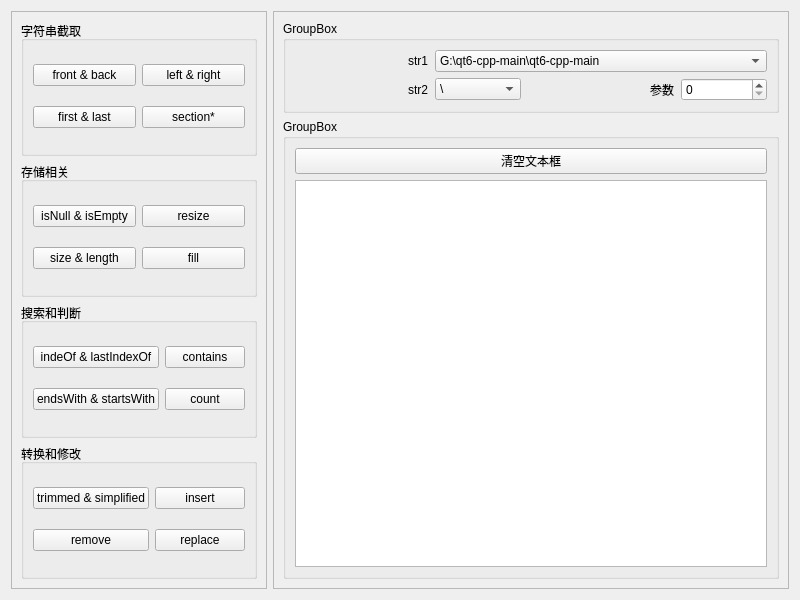
<?xml version="1.0" encoding="UTF-8"?>
<ui version="4.0">
 <class>Widget</class>
 <widget class="QWidget" name="Widget">
  <property name="geometry">
   <rect>
    <x>0</x>
    <y>0</y>
    <width>800</width>
    <height>600</height>
   </rect>
  </property>
  <property name="sizePolicy">
   <sizepolicy hsizetype="Preferred" vsizetype="Preferred">
    <horstretch>0</horstretch>
    <verstretch>0</verstretch>
   </sizepolicy>
  </property>
  <property name="windowTitle">
   <string>Widget</string>
  </property>
  <layout class="QHBoxLayout" name="horizontalLayout">
   <item>
    <widget class="QFrame" name="frame">
     <property name="sizePolicy">
      <sizepolicy hsizetype="Preferred" vsizetype="Preferred">
       <horstretch>0</horstretch>
       <verstretch>0</verstretch>
      </sizepolicy>
     </property>
     <property name="frameShape">
      <enum>QFrame::Shape::StyledPanel</enum>
     </property>
     <property name="frameShadow">
      <enum>QFrame::Shadow::Raised</enum>
     </property>
     <layout class="QVBoxLayout" name="verticalLayout">
      <item>
       <widget class="QGroupBox" name="groupBox">
        <property name="title">
         <string>字符串截取</string>
        </property>
        <layout class="QGridLayout" name="gridLayout">
         <item row="0" column="0">
          <widget class="QPushButton" name="pushButton_2">
           <property name="text">
            <string>front &amp;&amp; back</string>
           </property>
          </widget>
         </item>
         <item row="1" column="1">
          <widget class="QPushButton" name="pushButton_3">
           <property name="text">
            <string>section*</string>
           </property>
          </widget>
         </item>
         <item row="1" column="0">
          <widget class="QPushButton" name="pushButton_4">
           <property name="text">
            <string>first &amp;&amp; last</string>
           </property>
          </widget>
         </item>
         <item row="0" column="1">
          <widget class="QPushButton" name="pushButton">
           <property name="text">
            <string>left &amp;&amp; right</string>
           </property>
          </widget>
         </item>
        </layout>
       </widget>
      </item>
      <item>
       <widget class="QGroupBox" name="groupBox_2">
        <property name="title">
         <string>存储相关</string>
        </property>
        <layout class="QGridLayout" name="gridLayout_2">
         <item row="0" column="0">
          <widget class="QPushButton" name="pushButton_5">
           <property name="text">
            <string>isNull &amp;&amp; isEmpty</string>
           </property>
          </widget>
         </item>
         <item row="0" column="1">
          <widget class="QPushButton" name="pushButton_6">
           <property name="text">
            <string>resize</string>
           </property>
          </widget>
         </item>
         <item row="1" column="0">
          <widget class="QPushButton" name="pushButton_7">
           <property name="text">
            <string>size &amp;&amp; length</string>
           </property>
          </widget>
         </item>
         <item row="1" column="1">
          <widget class="QPushButton" name="pushButton_8">
           <property name="text">
            <string>fill</string>
           </property>
          </widget>
         </item>
        </layout>
       </widget>
      </item>
      <item>
       <widget class="QGroupBox" name="groupBox_3">
        <property name="title">
         <string>搜索和判断</string>
        </property>
        <layout class="QGridLayout" name="gridLayout_3">
         <item row="0" column="0">
          <widget class="QPushButton" name="pushButton_9">
           <property name="text">
            <string>indeOf &amp;&amp; lastIndexOf</string>
           </property>
          </widget>
         </item>
         <item row="0" column="1">
          <widget class="QPushButton" name="pushButton_10">
           <property name="text">
            <string>contains</string>
           </property>
          </widget>
         </item>
         <item row="1" column="0">
          <widget class="QPushButton" name="pushButton_11">
           <property name="text">
            <string>endsWith &amp;&amp; startsWith</string>
           </property>
          </widget>
         </item>
         <item row="1" column="1">
          <widget class="QPushButton" name="pushButton_12">
           <property name="text">
            <string>count</string>
           </property>
          </widget>
         </item>
        </layout>
       </widget>
      </item>
      <item>
       <widget class="QGroupBox" name="groupBox_4">
        <property name="title">
         <string>转换和修改</string>
        </property>
        <layout class="QGridLayout" name="gridLayout_4">
         <item row="0" column="0">
          <widget class="QPushButton" name="pushButton_13">
           <property name="text">
            <string>trimmed &amp;&amp; simplified</string>
           </property>
          </widget>
         </item>
         <item row="0" column="1">
          <widget class="QPushButton" name="pushButton_14">
           <property name="text">
            <string>insert</string>
           </property>
          </widget>
         </item>
         <item row="1" column="0">
          <widget class="QPushButton" name="pushButton_15">
           <property name="text">
            <string>remove</string>
           </property>
          </widget>
         </item>
         <item row="1" column="1">
          <widget class="QPushButton" name="pushButton_16">
           <property name="text">
            <string>replace</string>
           </property>
          </widget>
         </item>
        </layout>
       </widget>
      </item>
     </layout>
    </widget>
   </item>
   <item>
    <widget class="QFrame" name="frame_2">
     <property name="frameShape">
      <enum>QFrame::Shape::StyledPanel</enum>
     </property>
     <property name="frameShadow">
      <enum>QFrame::Shadow::Raised</enum>
     </property>
     <layout class="QVBoxLayout" name="verticalLayout_2">
      <item>
       <widget class="QGroupBox" name="groupBox_5">
        <property name="title">
         <string>GroupBox</string>
        </property>
        <layout class="QGridLayout" name="gridLayout_5">
         <item row="0" column="0">
          <widget class="QLabel" name="label">
           <property name="text">
            <string>                                  str1</string>
           </property>
          </widget>
         </item>
         <item row="1" column="0">
          <widget class="QLabel" name="label_2">
           <property name="text">
            <string>                                  str2</string>
           </property>
          </widget>
         </item>
         <item row="1" column="1">
          <widget class="QComboBox" name="comboBox_2">
           <item>
            <property name="text">
             <string>\</string>
            </property>
           </item>
          </widget>
         </item>
         <item row="1" column="2">
          <widget class="QLabel" name="label_3">
           <property name="text">
            <string>                                     参数</string>
           </property>
          </widget>
         </item>
         <item row="1" column="3">
          <widget class="QSpinBox" name="spinBox"/>
         </item>
         <item row="0" column="1" colspan="3">
          <widget class="QComboBox" name="comboBox">
           <item>
            <property name="text">
             <string>G:\qt6-cpp-main\qt6-cpp-main</string>
            </property>
           </item>
          </widget>
         </item>
        </layout>
       </widget>
      </item>
      <item>
       <widget class="QGroupBox" name="groupBox_6">
        <property name="title">
         <string>GroupBox</string>
        </property>
        <layout class="QVBoxLayout" name="verticalLayout_3">
         <item>
          <widget class="QPushButton" name="pushButton_17">
           <property name="text">
            <string>清空文本框</string>
           </property>
          </widget>
         </item>
         <item>
          <widget class="QPlainTextEdit" name="plainTextEdit"/>
         </item>
        </layout>
       </widget>
      </item>
     </layout>
    </widget>
   </item>
  </layout>
 </widget>
 <resources/>
 <connections/>
</ui>
